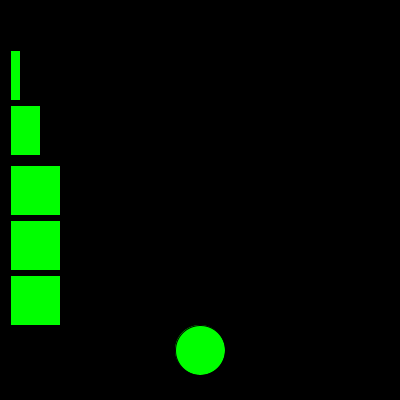
Frame 1 (no input)
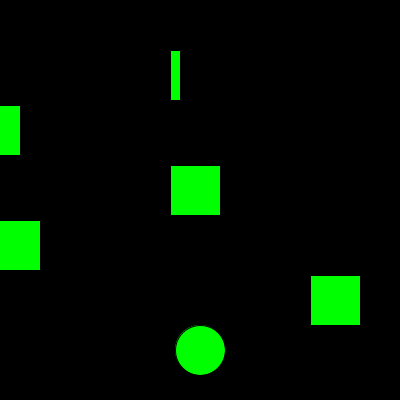
Frame 60 (the mouse pressed at the canvas centre just before this capture)
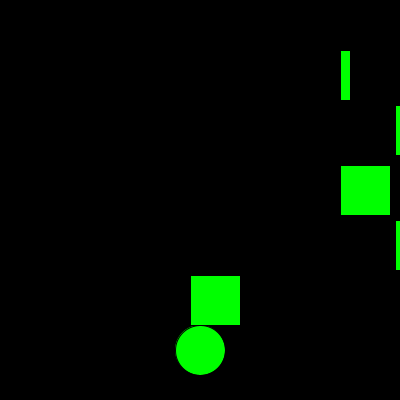
Frame 120 (the mouse held since frame 60 and released just before this capture)

The Processing sketch that drew these frames (run headless with seeded random() and noise(); from frame 60 on, the mouse is pressed at the canvas centre):

// Processing sketch: sketch_170930a
// ── sketch_170930a.pde
car c1 = new car(10,50,10,10);
car c2 = new car(10,105,30,-15);
car c3 = new car(10,165,50,10);
car c4 = new car(10,220,50,-15);
car c5 = new car(10,275,50,20);
car c6 = new car(10,330,50,-10);
car c7 = new car(10,385,50,5);
void setup(){
size(400, 400);

}
int x = 200;
int y = 350;
int hop = 10;
int cpx ;
int cpy;
int cps;

void draw(){
background(0,0,0);
fill(0,256,0);
ellipse(x,y,50,50);
c1.display();
c2.display();
c3.display();
c4.display();
c5.display();


c1.carmove();
c2.carmove();
c3.carmove();
c4.carmove();
c5.carmove();
}
void keyPressed()
{
  if(key == CODED){
      if(keyCode == UP)
     
      {
      y = y - hop;
        //Frog Y position goes up
      }
      else if(keyCode == DOWN)
      {
        y = y + hop; //Frog Y position goes down 
      }
      else if(keyCode == RIGHT)
      {
       x = x  + hop;//Frog X position goes right
      }
      else if(keyCode == LEFT)
      {
      x = x - hop;  //Frog X position goes left
      }
   }


if(x > 375 ){
x = 375;
}
if(y > 375){
y = 375;
}
if(x < 25 ){
x = 25;
}
if(y < 25){
y = 25;
}
}

class car{
int carx;
int cary;
int carspeed ;
int carsize;

 void display() 
  {
    fill(0,255,0);
    rect(carx, cary, carsize, 50);
  }

car(int carx, int cary, int carsize, int carspeed){
 this.carx = carx;
this.cary = cary;
this.carspeed = carspeed;
this.carsize = carsize; 
}
void carmove (){
carx = carx + carspeed;
if (carx > 410) {
carx = -10;
}
else{
if(carx < -10){
carx = 410; 
}}


}
int getX (){
cpx = carx;
return cpx;
}
int getY (){
cpx = cary;
return cpy;
}
int getSize (){
cps = carsize;
return cps;
}
}
